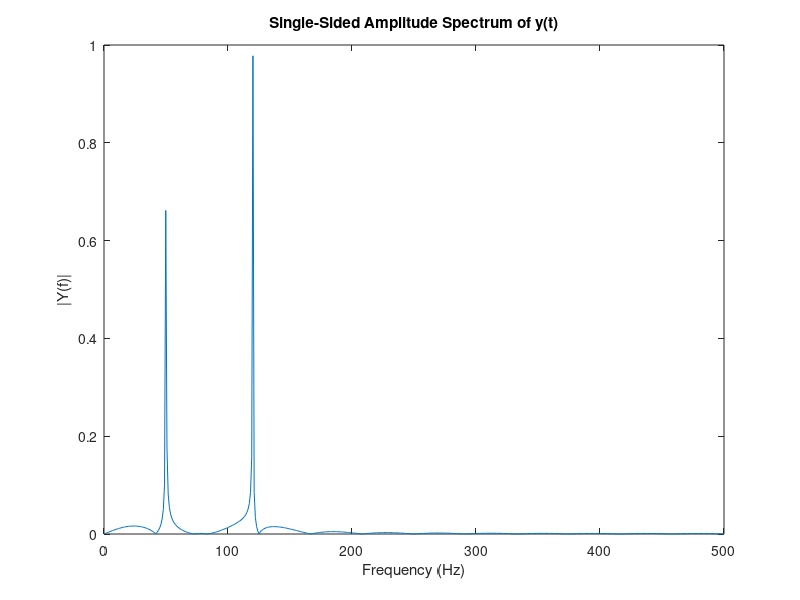

Here is the MATLAB script that generated this plot:
% Sandbox para graficar el espectro armonico de una señal usando FFT
% ENTRADAS: Señales a graficar en frecuencia x o z en este ejemplo
% SALIDAS: Gráfico de la FFT

Fs = 1000;                    % Sampling frequency
T = 1/Fs;                     % Sample time
L = 1000;                     % Length of signal
t = (0:L-1)*T;                % Time vector

x = 0.7*sin(2*pi*50*t) + sin(2*pi*120*t); 
y = x;
% z = 0.5 + 0.5*square(2*pi*50*t);
% y = z;

NFFT = 2^nextpow2(L); 
Y = fft(y,NFFT)/L;
f = Fs/2*linspace(0,1,NFFT/2+1);

plot(f,2*abs(Y(1:NFFT/2+1))) 
title('Single-Sided Amplitude Spectrum of y(t)')
xlabel('Frequency (Hz)')
ylabel('|Y(f)|')
